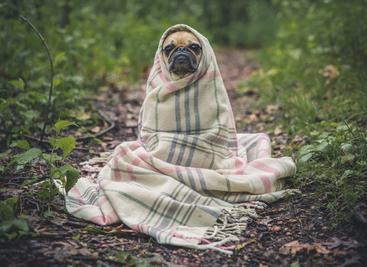
#> input picture Lab5/doggy.jpg, 367 x 267 px
$ jupyter execute function_interp.ipynb
#> lines starting #> are read from the running program, lines starting #| are printed output that depends on the picture
[cell 1]
import numpy as np
import matplotlib.pyplot as plt
import cv2
from scipy.linalg import lstsq

Лінійне інтерполювання <br>
Поліноміальне інтерполювання <br>
Інтерполювання з використанням розкладу в ряд Фур’є <br>
Інтерполювання з використанням методу найменших квадратів. <br>

[cell 2]
def image_change_scale(img, dimension, scale=100, interpolation=cv2.INTER_LINEAR):
    scale /= 100
    new_dimension = (int(dimension[1]*scale), int(dimension[0]*scale))
    resized_img = cv2.resize(img, new_dimension, interpolation=interpolation)

    return resized_img

[cell 3]
doggy = cv2.imread("doggy.jpg")
#> doggy is the input picture: shape (267, 367, 3); mean B, G, R 91, 109.5, 108.2
doggy = cv2.cvtColor(doggy, cv2.COLOR_BGR2RGB)

### Лінійне інтерполювання

[cell 4]
def bilinear_interpolation(image, resized_shape):
#> called with resized_shape = (600, 500, 3)
    height = image.shape[0]
#> height = 267
    width = image.shape[1]
#> width = 367

    scale_x = width / resized_shape[1]
#> scale_x = 0.734
    scale_y = height / resized_shape[0]
#> scale_y = 0.445

    new_image = np.zeros((resized_shape[0], resized_shape[1], image.shape[2]))

    for k in range(resized_shape[2]):
        for i in range(resized_shape[0]):
            for j in range(resized_shape[1]):

                x = (j + 0.5) * scale_x - 0.5
                y = (i + 0.5) * scale_y - 0.5

                x_int = min(int(x), width - 2)
                y_int = min(int(y), height - 2)

                x_diff = x - x_int
                y_diff = y - y_int

                a = image[y_int, x_int, k]
                b = image[y_int, x_int + 1, k]
                c = image[y_int + 1, x_int, k]
                d = image[y_int + 1, x_int + 1, k]

                pixel = a * (1 - x_diff) * (1 - y_diff) + b * x_diff * (1 - y_diff) + c * (1 - x_diff) * y_diff + d * x_diff * y_diff

                new_image[i, j, k] = pixel.astype(np.uint8)
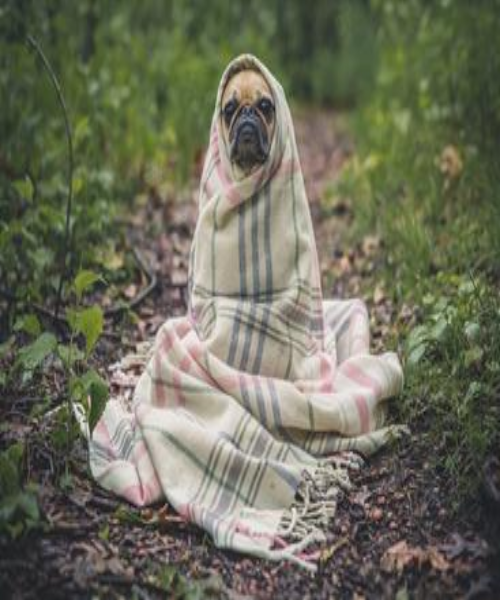
#> new_image: shape (600, 500, 3) float64; mean R, G, B 107.7, 109, 90.5

    return new_image.astype(np.uint8)
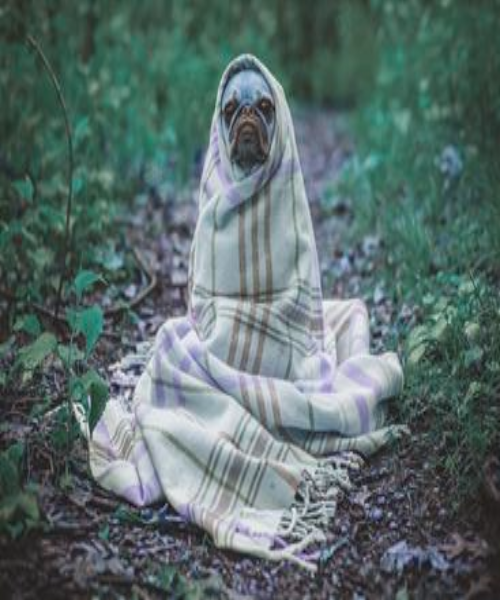
#> returned value: shape (600, 500, 3); mean of channels 0, 1, 2 107.7, 109, 90.5; drawn as B, G, R

[cell 5]
bilin_doggy = bilinear_interpolation(doggy, (600, 500, 3))

[cell 6]
plt.imshow(bilin_doggy)

### Інтерполювання з використанням методу найменших квадратів

[cell 7]
def get_coef_for_fxy(x: np.ndarray, y:np.ndarray, z: np.ndarray) -> np.ndarray:
    A = np.ones((x.shape[0], 3))
    A[..., 0] = x
    A[..., 1] = y
    B = np.dot(np.transpose(A), A)
    z_upd = np.dot(np.transpose(A), z)
    return np.dot(np.linalg.inv(B), z_upd)

[cell 8]
def least_squares_interpolation(img, new_size):
#> called with new_size = (400, 300)
    old_height, old_width, channels = img.shape
#> old_height = 267; old_width = 367; channels = 3
    new_height, new_width = new_size

    # Generate meshgrid for new coordinates
    new_y, new_x = np.meshgrid(np.linspace(0, old_height - 1, new_height),
                               np.linspace(0, old_width - 1, new_width), indexing='ij')

    # Flatten the image
    image_flat = img.reshape(old_height * old_width, channels)

    # Construct the matrix A for least squares
    A = np.column_stack([np.ones(old_height * old_width),
                         np.repeat(np.arange(old_height), old_width),
                         np.tile(np.arange(old_width), old_height)])

    # Perform least squares separately for each channel
    interpolated_channels = []
    for channel in range(channels):
        coeffs, _, _, _ = np.linalg.lstsq(A, image_flat[:, channel], rcond=None)

        # Construct new coordinates
        new_coords = np.column_stack([np.ones(new_height * new_width),
                                      new_y.flatten(),
                                      new_x.flatten()])

        # Interpolate the channel
        interpolated_channel_flat = np.dot(new_coords, coeffs)
        interpolated_channel = interpolated_channel_flat.reshape(new_height, new_width)
        interpolated_channels.append(interpolated_channel)
#> this loop made 3 passes
#> coeffs on passes 1 to 3: [93.87, 0.0857, 0.0163], [106.4, 0.0047, 0.0135], [70.39, 0.15, 0.00365]
#> pass 1, in least_squares_interpolation, `interpolated_channel = interpolated_channel_flat.reshape(new_height, n..`:
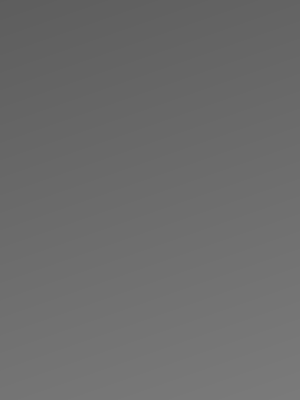
#> interpolated_channel: shape (400, 300) float64; min 93.87, max 122.6, mean 108.2
#> pass 3, in least_squares_interpolation, `interpolated_channel = interpolated_channel_flat.reshape(new_height, n..`:
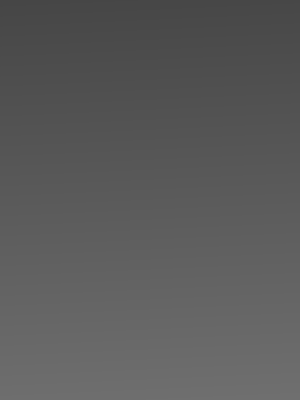
#> interpolated_channel: shape (400, 300) float64; min 70.39, max 111.7, mean 91
#> after the loop, interpolated_channels = 3 items

    # Stack the interpolated channels to form the final RGB image
    interpolated_image = np.stack(interpolated_channels, axis=-1)
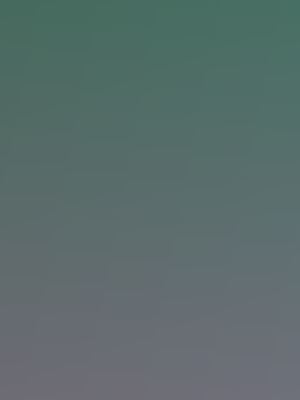
#> interpolated_image: shape (400, 300, 3) float64; mean of channels 0, 1, 2 108.2, 109.5, 91; drawn as B, G, R

    return interpolated_image.astype(np.uint8)  # Convert to uint8 for proper image format
#> returned value: shape (400, 300, 3)
